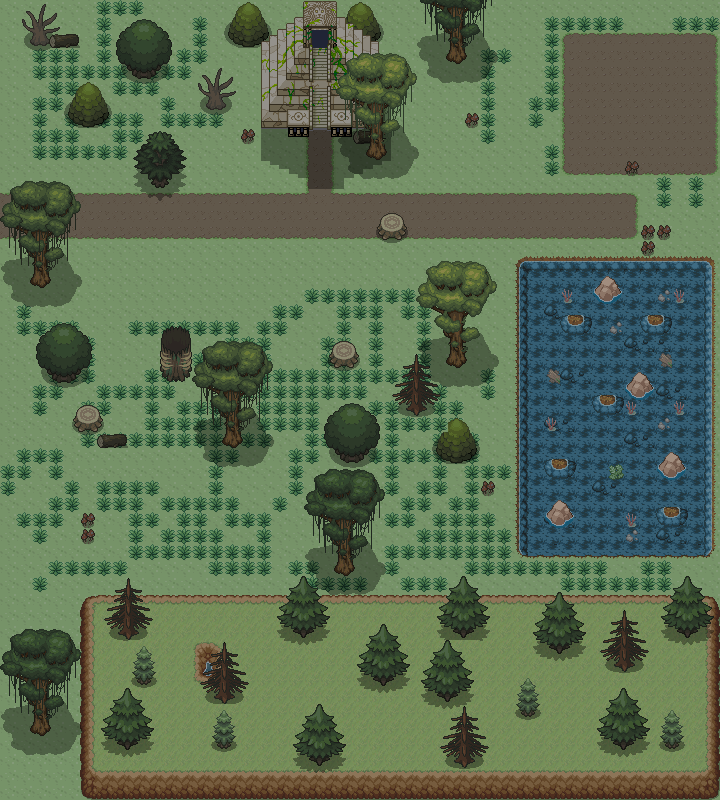

Rendered tile map (Tiled .tmx) drawn with the repository's tilesets; below, a short description and the map source with its tile grids summarised:
An orthogonal 45x50 tile map with 16x16 px tiles, 14 tile layers (Calque de Tile 1, fond, chemin, herbe, ...), 2 tilesets.

<map version="1.0" orientation="orthogonal" renderorder="right-down" width="45" height="50" tilewidth="16" tileheight="16" nextobjectid="1">
 <tileset firstgid="1" name="terrain" tilewidth="16" tileheight="16" tilecount="8704" columns="128">
  <image source="Tileset/tileset_pokemon.png" width="2048" height="1088" />
 </tileset>
 <tileset firstgid="8705" name="bat" tilewidth="16" tileheight="16" tilecount="12040" columns="140">
  <image source="Tileset/tileset_pokemon_2.png" width="2240" height="1376" />
 </tileset>
 <layer name="Calque de Tile 1" width="45" height="50">
  <data>[2250 cells, 0 non-empty, 0 distinct tile ids]</data>
 </layer>
 <layer name="fond" width="45" height="50">
  <data>[2250 cells, 2250 non-empty, 1 distinct tile ids]</data>
 </layer>
 <layer name="chemin" width="45" height="50">
  <data>[2250 cells, 218 non-empty, 11 distinct tile ids]</data>
 </layer>
 <layer name="herbe" width="45" height="50">
  <data>[2250 cells, 365 non-empty, 4 distinct tile ids]</data>
 </layer>
 <layer name="montagne" width="45" height="50">
  <data>[2250 cells, 520 non-empty, 12 distinct tile ids]</data>
 </layer>
 <layer name="montagn décor" width="45" height="50">
  <data>[2250 cells, 123 non-empty, 26 distinct tile ids]</data>
 </layer>
 <layer name="arbres" width="45" height="50">
  <data>[2250 cells, 282 non-empty, 136 distinct tile ids]</data>
 </layer>
 <layer name="temple" width="45" height="50">
  <data>[2250 cells, 108 non-empty, 108 distinct tile ids]</data>
 </layer>
 <layer name="bouts de bois" width="45" height="50">
  <data>[2250 cells, 6 non-empty, 2 distinct tile ids]</data>
 </layer>
 <layer name="arbres bizzae" width="45" height="50">
  <data>[2250 cells, 276 non-empty, 182 distinct tile ids]</data>
 </layer>
 <layer name="sapin montagne" width="45" height="50">
  <data>[2250 cells, 160 non-empty, 46 distinct tile ids]</data>
 </layer>
 <layer name="plan d'eau" width="45" height="50">
  <data>[2250 cells, 247 non-empty, 23 distinct tile ids]</data>
 </layer>
 <layer name="rocher dans l'eau" width="45" height="50">
  <data>[2250 cells, 29 non-empty, 8 distinct tile ids]</data>
 </layer>
 <layer name="assombrissement fond" width="45" height="50">
  <data>[2250 cells, 2250 non-empty, 1 distinct tile ids]</data>
 </layer>
</map>
